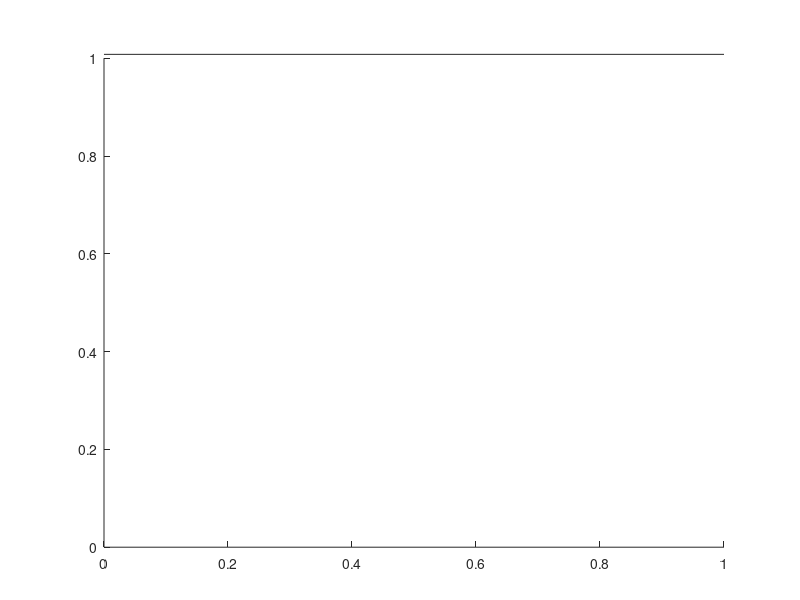

Write the MATLAB code that produced this figure.
function [nAxis] = addTopXAxis (varargin)

% [nAxis] = addTopXAxis (axisH, properties ...)
% Add an X-axis on top (additional to the one on bottom) of the figure,
% with its own ticks labels and axis label (allow double scale).
% Ticks, minor ticks positions and x limits are set to be identical for top and bottom
% axis. Moreover, they are linked, i.e. a modification of one of them, even after execution
% of this function, will result in modification of the other one.
%
% Parameters:
% 	axisH = handle for axes (dafault = current axes, given by |gca|)
%	properties: syntax is two-folded arguments for each property,
%       	    on the form: 'name of property' (case insensitive), value of property
%		    and properties can be 
%		xLabStr : the label for the top X-axis (string)
%			default = ''
%		expression or exp : expression for transforming bottom X-tick labels to
%			      top X-tick labels. In the expression, |argu| will refer
%				to the value of the bottom X-tick labels.
%				eg. going from |log10(x)| to linear |x| values will be done with
%				the string '10.^argu' for expression.
%			default = ''
%		Note : if expression needs to use some variables, that are not accessible to this function, they need to be evaluated
%			before being passed to this function (see exemples below).
%		xTickLabelFormat : display format, used for converting numerical values for tick labels in strings. (string)
%				The computation of top axis tick labels using |expression| can lead to numbers taking a lot of space
%				because of the precision of the display. Reducing the precision will reduce the size of the labels.
%			default = '%4.1f'
%
%  Exemples:
%
%	axisH = axes % create new axes, and save the handle in axisH
%       	 % change the label of the ticks by their opposite
%	
%
%  addTopXAxis('expression', '(k0.*10.^argu)', 'xLabStr', '$\lambda_{up}$ (cm)')
%	will use the current axis (handle is not passed to the function), and will compute the new X-tick values according to
%		x' = k0.*10.^argu;
%	where |k0| is a variable whose value has to be set in the 'base' workspace.

%
%	V2 - 11/27/2005
%	Modifs for V2:
%		* - now evaluates expression in 'base' workspace.
%		Therefore, variables (like 'k0' in the second example) do not need to be evaluated anymore before being passed, 
%		as long as they already exist in 'base' workspace. It should allow more complex expressions to be passed than previously.
%		Example 2 then becomes
%			addTopXAxis('expression', '(k0.*10.^argu)', 'xLabStr', '$\lambda_{up}$ (cm)')
%		instead of
%			addTopXAxis('expression', ['(', num2str(k0),'.*10.^argu)'], 'xLabStr', '$\lambda_{up}$ (cm)'
%		Drawback: the function create/assign a variable called 'axisH' in base workspace. Potential conflicts here ...
%		* - properties are not case sensitive anymore
%		* - 'exp' can be used instead of 'expression' for property name (following John D'Errico comment, if I understood it well ....)
%		
%
%	Author : Emmanuel P. Dinnat
%	Date : 09/2005
%	Contact: emmanueldinnat@yahoo.fr

global hlink % make the properties link global

%% Default values for properties
axisH = gca;
xTickLabelFormat = '%4.1f';
xLabStr = '';
expression = '';

%% Process input parameters (if they exist)
% if input parameters
if length(varargin) > 0
	if isstr(varargin{1}) % if no axes handle is passed ...
		axisH = gca;
		if (length(varargin) > 1)
			properties = varargin(1:end);
		end
	else % else deal with passed axes handle
		if ishandle(varargin{1})
			axisH = varargin{1};
		else
			error('addTopXAxis : handle for axes invalid.')
		end
		properties = varargin(2:end);
	end
	if ~mod(length(properties),2)
		for iArg = 1:length(properties)/2
			% switch properties{2*iArg-1}
			switch lower(properties{2*iArg-1}) % modif V2 - suppress case sensitivity
				case {'expression' , 'exp'} 
					expression = properties{2*iArg};
				% case 'xLabStr'
				case 'xlabstr' % V2
					xLabStr = properties{2*iArg};
				% case 'xTickLabelFormat'
				case 'xticklabelformat' % V2
					xTickLabelFormat = properties{2*iArg};
				otherwise
					error(['addTopXAxis : property ''', properties{2*iArg-1},''' does not exist.'])
			end
		end
	else
		error('addTopXAxis : arguments number for proporties should be even.')
	end
end % if input parameters
%% replace |argu| by x-tick labels in the computation expression for new x-tick labels	
	%newXtickLabel_command = regexprep(expression, 'argu', 'str2num(get(axisH, ''xTickLabel''))');
	newXtickLabel_command = regexprep(expression, 'argu', 'get(axisH, ''xTick'')''');
%% Get paramters of figures to be modified (other parameters to be copied on the new axis are not extracted)
	set(axisH, 'units', 'normalized');
	cAxis_pos = get(axisH, 'position');
%% shift downward original axis a little bit
 	cAxis_pos(2) = cAxis_pos(2)*0.8;
	set(axisH, 'position', cAxis_pos);
%% Make new axis
	nAxis = subplot('position', [cAxis_pos(1), (cAxis_pos(2)+cAxis_pos(4))*1.007, cAxis_pos(3), 0.0001]);
%% put new Xaxis on top
	set(nAxis, 'xaxisLocation', 'top');
%% Improve readability
	%% delete Y label on new axis
	set(nAxis, 'yTickLabel', []);
	% remove box for original axis
	set(axisH, 'box', 'off');
	% remove grids
	set(nAxis, 'yGrid', 'off');
	set(nAxis, 'xGrid', 'off');
%% Set new Xaxis limits, ticks and subticks the same as original ones (by link) ...
	set(nAxis, 'xlim', get(axisH, 'xlim'));
	set(nAxis, 'XTick', get(axisH, 'XTick'));
	set(nAxis, 'XMinorTick', get(axisH, 'XMinorTick'));
    % to link or unlink the two xticks
% 	hlink = linkprop([nAxis, axisH], {'xLim','XTick','XMinorTick'});        
%% ... but replace ticks labels by new ones !!!
	assignin('base', 'axisH', axisH)
	set(nAxis, 'xtickLabel',  num2str(evalin('base', newXtickLabel_command), xTickLabelFormat));
%% but label for new axis
	if exist('xLabStr')
		xlabel(xLabStr)
	end
%% return current axis to original one (for further modification affecting original axes)
	axes(axisH);
%	hlink = linkprop([nAxis, gca], {'xLim','XTick','XMinorTick'})
